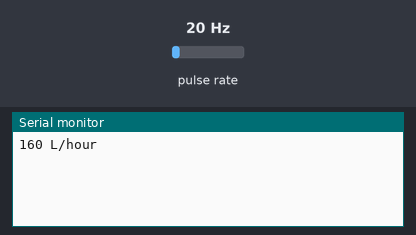
Bench run of a sketch on a simulated Arduino Uno, built with avr-gcc and run on an emulated ATmega328P. On the bench: the last lines printed to the serial monitor. Wiring (inferred from the names in the program): pulse sensor: data pin 2. The test bench sets the inputs (shaded band); at power-on: pulse rate 20 Hz.

Above: at 1.2 s.
1.3 s: pulse rate (sensor on pin 2) set to 4 Hz
At 2.5 s:
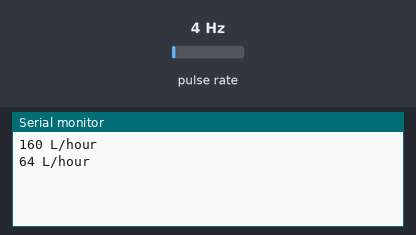
2.8 s: pulse rate (sensor on pin 2) set to 50 Hz
At 3.8 s:
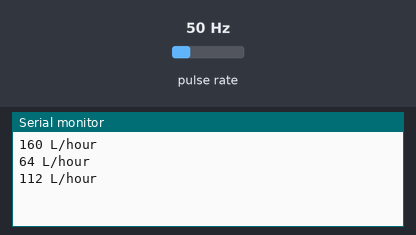
Timing chart, 0 to 5.8 s (numbered marks = the images above; inputs shaded):
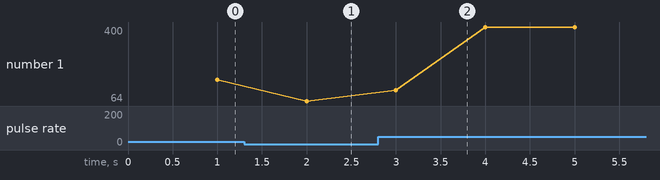

The sketch:

roomwaterflow.ino
```cpp
volatile int flow_frequency;
unsigned int l_hour;
unsigned int flowsensor_1 = 2;
unsigned long currentTime;
unsigned long cloopTime;

void flow(){
  flow_frequency++;
}

void setup() {
  pinMode(flowsensor_1, INPUT);
  digitalWrite(flowsensor_1, HIGH); // Optional Internal Pull-Up
  Serial.begin(9600);
  attachInterrupt(0, flow, RISING); // Setup Interrupt
  sei(); // Enable interrupts.
  currentTime = millis();
  cloopTime = currentTime;
}

void loop() {
  currentTime = millis();

  if (currentTime >= (cloopTime + 1000)){
    cloopTime = currentTime;
    // Pulse frequency (Hz) = 7.5Q, Q is flow rate in L/min
    l_hour = (flow_frequency * 60 /7.5); // (Pulse frequency * 60) / 7.5Q
    flow_frequency = 0; // Reset Counter
    Serial.print(l_hour, DEC); // Print liters/hour
    Serial.println(" L/hour");
  }
}
```

Measured:
- after the input at 1.3 s, the serial monitor: prints a new line after 0.70 s (image 1)
- after the input at 2.8 s, the serial monitor: prints a new line after 0.20 s (image 2)
- plotted number 1: 160 → 64 after the input at 1.3 s, 64 → 400 after the input at 2.8 s
